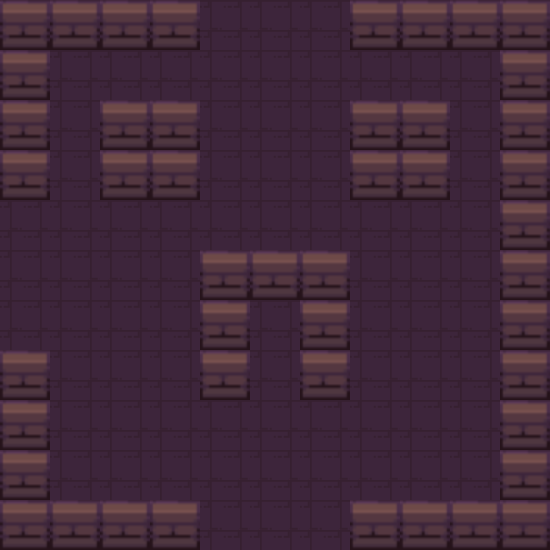

Rendered tile map (Tiled .tmx) drawn with the repository's tilesets; below, a short description and the full map source, tile grids included:
An orthogonal 11x11 tile map with 50x50 px tiles, 1 tile layer (Capa de patrones 1) and 19 objects (Player, Enemy, Healing, Chest, Ending).

<map version="1.9" tiledversion="1.9.2" orientation="orthogonal" renderorder="right-down" width="11" height="11" tilewidth="50" tileheight="50" infinite="0" nextlayerid="3" nextobjectid="28">
 <tileset firstgid="1" source="dungeonTileSet1.tsx" />
 <layer id="1" name="Capa de patrones 1" width="11" height="11">
  <data encoding="csv">
1,1,1,1,2,2,2,1,1,1,1,
1,2,2,2,2,2,2,2,2,2,1,
1,2,1,1,2,2,2,1,1,2,1,
1,2,1,1,2,2,2,1,1,2,1,
2,2,2,2,2,2,2,2,2,2,1,
2,2,2,2,1,1,1,2,2,2,1,
2,2,2,2,1,2,1,2,2,2,1,
1,2,2,2,1,2,1,2,2,2,1,
1,2,2,2,2,2,2,2,2,2,1,
1,2,2,2,2,2,2,2,2,2,1,
1,1,1,1,2,2,2,1,1,1,1
</data>
 </layer>
 <objectgroup id="2" name="Capa de Objetos 1">
  <object id="2" x="100" y="100.956">
   <polygon points="0,0 100,0 100,99.0444 0,99.0444" />
  </object>
  <object id="3" x="350" y="100.996">
   <polygon points="0,0 100,0 100,99.0039 0,99.0039" />
  </object>
  <object id="7" name="Player" x="429.333" y="266.667" width="39" height="41" />
  <object id="9" x="50" y="200">
   <polygon points="0,0 0,-200 -50,-200 -50,0" />
  </object>
  <object id="10" x="50" y="350">
   <polygon points="0,0 -50,0 -50,200 0,200" />
  </object>
  <object id="11" x="50" y="500">
   <polygon points="0,0 150,0 150,50 0,50" />
  </object>
  <object id="12" x="350" y="500">
   <polygon points="0,0 200,0 200,50 0,50" />
  </object>
  <object id="13" x="500" y="500">
   <polygon points="0,0 0,-500 50,-500 50,0" />
  </object>
  <object id="14" x="500" y="50">
   <polygon points="0,0 0,-50 -150,-50 -150,0" />
  </object>
  <object id="15" x="200" y="50">
   <polygon points="0,0 0,-50 -150,-50 -150,0" />
  </object>
  <object id="17" x="200" y="300">
   <polygon points="0,0 0,100 50,100 50,0" />
  </object>
  <object id="18" x="300" y="300">
   <polygon points="0,0 0,100 50,100 50,0" />
  </object>
  <object id="19" name="Enemy" x="100" y="400" width="50" height="50" />
  <object id="20" name="Healing" x="81.3344" y="255.531" width="39.7066" height="37.1449" />
  <object id="21" name="Chest" x="256.812" y="161.388" width="39.7066" height="37.1449" />
  <object id="22" name="Ending" x="252.562" y="305.077" width="44.2362" height="45.517" />
  <object id="25" x="200" y="250">
   <polygon points="0,0 50,0 50,50 0,50" />
  </object>
  <object id="26" x="300" y="250">
   <polygon points="0,0 50,0 50,50 0,50" />
  </object>
  <object id="27" x="250" y="250">
   <polygon points="0,0 50,0 50,50 0,50" />
  </object>
 </objectgroup>
</map>
